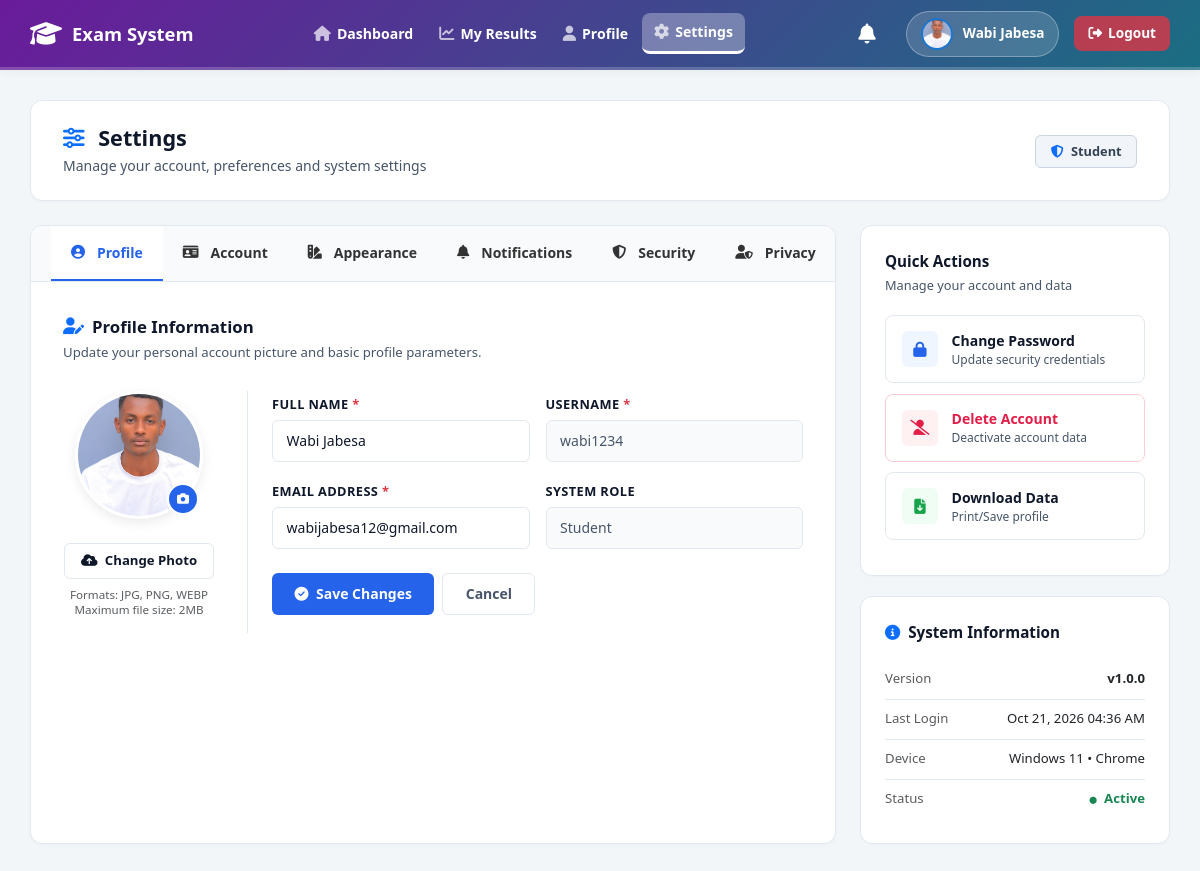
The app's page /shared/settings.php (signed in) with its own data.
### tables this page shows
CREATE TABLE `users` (
  `user_id` int(11) NOT NULL,
  `name` varchar(100) NOT NULL,
  `email` varchar(100) NOT NULL,
  `username` varchar(50) NOT NULL,
  `password` varchar(255) NOT NULL,
  `role` varchar(20) NOT NULL,
  `status` varchar(10) DEFAULT 'Active',
  `created_at` datetime DEFAULT current_timestamp(),
  `profile_image` varchar(255) DEFAULT NULL
);

### shared/settings.php (the view, shortened to what this page needs)
<?php
require_once ROOT_PATH . '/db_connect.php';
include ROOT_PATH . '/includes/header.php';
$user_id = $_SESSION['user_id'];
$role = $_SESSION['role'];
$user_data = $conn->query("SELECT * FROM users WHERE user_id = $user_id")->fetch_assoc();
$current_image = $user_data['profile_image'];
$image_path = !empty($current_image) ? "../assets/uploads/" . $current_image : null;
?>
<div class="main-content ep-settings-container">
    <div class="ep-header-banner d-flex flex-column flex-sm-row justify-content-between align-items-sm-center gap-3">
        <div>
            <h4 class="ep-header-title"><i class="fas fa-sliders-h text-primary me-2"></i> Settings</h4>
            <div class="ep-header-sub">Manage your account, preferences and system settings</div>
        </div>
        <div>
            <span class="ep-role-pill">
                <i class="fas fa-shield-alt me-1 text-primary"></i> <?php echo ucfirst($role); ?>
            </span>
        </div>
    </div>
    <div class="ep-grid-layout">
        <div class="ep-main-panel">
            <div class="ep-tabs-bar">
                <a onclick="switchSettingsTab('profile', this)" class="active"><i class="fas fa-user-circle me-1"></i> Profile</a>
                <a onclick="switchSettingsTab('account', this)"><i class="fas fa-id-card me-1"></i> Account</a>
                <a onclick="switchSettingsTab('appearance', this)"><i class="fas fa-swatchbook me-1"></i> Appearance</a>
                <a onclick="switchSettingsTab('notifications', this)"><i class="fas fa-bell me-1"></i> Notifications</a>
                <a onclick="switchSettingsTab('security', this)"><i class="fas fa-shield-alt me-1"></i> Security</a>
                <a onclick="switchSettingsTab('privacy', this)"><i class="fas fa-user-shield me-1"></i> Privacy</a>
            </div>
            <div id="tab-profile" class="settings-tab-content">
                <div class="ep-section-body">
                    <div class="ep-section-heading"><i class="fas fa-user-edit text-primary"></i> Profile Information</div>
                    <div class="ep-section-sub">Update your personal account picture and basic profile parameters.</div>
                    <form method="POST" action="" enctype="multipart/form-data">
                        <div class="row g-0">
                            <div class="col-md-4 col-lg-3 ep-avatar-wrapper">
                                <div class="ep-avatar-box">
                                    <?php if ($image_path): ?>
                                        <img src="<?php echo $image_path; ?>" class="avatar-img-large" id="avatarPreview" alt="Profile">
                                    <?php else: ?>
                                        <div class="avatar-img-large" id="avatarPreview"><?php echo strtoupper(substr($user_data['name'], 0, 1)); ?></div>
                                    <?php endif; ?>
                                    <label for="fileUpload" class="ep-camera-badge"><i class="fas fa-camera" style="font-size: 0.75rem;"></i></label>
                                </div>
                                <label for="fileUpload" class="btn-change-photo mt-2 mb-2"><i class="fas fa-cloud-upload-alt me-1"></i> Change Photo</label>
                                <p class="text-muted text-center" style="font-size: 0.725rem; line-height: 1.3;">Formats: JPG, PNG, WEBP<br>Maximum file size: 2MB</p>
                            </div>
                            <div class="col-md-8 col-lg-9 ps-md-4">
                                <div class="row g-3">
                                    <div class="col-md-6">
                                        <label class="ep-field-label">Full Name <span class="text-danger">*</span></label>
                                        <input type="text" name="name" class="form-control ep-control" value="<?php echo htmlspecialchars($user_data['name']); ?>" required>
                                    </div>
                                    <div class="col-md-6">
                                        <label class="ep-field-label">Username <span class="text-danger">*</span></label>
                                        <input type="text" class="form-control ep-control" value="<?php echo htmlspecialchars($user_data['username']); ?>" disabled>
                                    </div>
                                    <div class="col-md-6">
                                        <label class="ep-field-label">Email Address <span class="text-danger">*</span></label>
                                        <input type="email" name="email" class="form-control ep-control" value="<?php echo htmlspecialchars($user_data['email']); ?>" required>
                                    </div>
                                    <div class="col-md-6">
                                        <label class="ep-field-label">System Role</label>
                                        <input type="text" class="form-control ep-control" value="<?php echo ucfirst($user_data['role']); ?>" disabled>
                                    </div>
                                    <div class="col-12 mt-4">
                                        <div class="d-flex gap-2">
                                            <button type="submit" name="update_profile" class="btn btn-ep-primary"><i class="fas fa-check-circle me-1"></i> Save Changes</button>
                                            <button type="reset" class="btn btn-ep-secondary">Cancel</button>
                                        </div>
                                    </div>
                                </div>
                            </div>
                        </div>
                    </form>
                </div>
            </div>
        </div>
        <div class="ep-sidebar">
            <div class="ep-sidebar-card">
                <div class="ep-sidebar-heading">Quick Actions</div>
                <div class="ep-sidebar-desc">Manage your account and data</div>
                <button class="ep-action-tile" data-bs-toggle="modal" data-bs-target="#passwordModal">
                    <div class="ep-tile-icon" style="background: #eff6ff; color: #2563eb;"><i class="fas fa-lock"></i></div>
                    <div>
                        <div style="font-size: 0.875rem; font-weight: 600;">Change Password</div>
                        <div style="font-size: 0.75rem; color: var(--ep-text-sub);">Update security credentials</div>
                    </div>
                </button>
                <button class="ep-action-tile" onclick="alert('Account deletion is disabled for demo purposes.')" style="border-color: #fecdd3;">
                    <div class="ep-tile-icon" style="background: #fff1f2; color: #e11d48;"><i class="fas fa-user-slash"></i></div>
                    <div>
                        <div style="font-size: 0.875rem; font-weight: 600; color: #e11d48;">Delete Account</div>
                        <div style="font-size: 0.75rem; color: var(--ep-text-sub);">Deactivate account data</div>
                    </div>
                </button>
                <button class="ep-action-tile" onclick="window.print()">
                    <div class="ep-tile-icon" style="background: #f0fdf4; color: #16a34a;"><i class="fas fa-file-download"></i></div>
                    <div>
                        <div style="font-size: 0.875rem; font-weight: 600;">Download Data</div>
                        <div style="font-size: 0.75rem; color: var(--ep-text-sub);">Print/Save profile</div>
                    </div>
                </button>
            </div>
            <div class="ep-sidebar-card">
                <div class="ep-sidebar-heading mb-3 d-flex align-items-center gap-2"><i class="fas fa-info-circle text-primary"></i> System Information</div>
                <div class="ep-sys-row"><span class="text-muted">Version</span><span class="fw-semibold text-dark">v1.0.0</span></div>
                <div class="ep-sys-row"><span class="text-muted">Last Login</span><span class="text-dark"><?php echo date('M d, Y h:i A'); ?></span></div>
                <div class="ep-sys-row"><span class="text-muted">Device</span><span class="text-dark">Windows 11 • Chrome</span></div>
                <div class="ep-sys-row"><span class="text-muted">Status</span><span class="text-success fw-semibold"><i class="fas fa-circle me-1" style="font-size: 0.45rem;"></i> Active</span></div>
            </div>
        </div>
    </div>
</div>
<?php include ROOT_PATH . '/includes/footer.php'; ?>

### includes/header.php (shortened to what this page needs)
<?php
$header_img = null;
if (isset($conn) && isset($_SESSION['user_id'])) {
    $header_uid = $_SESSION['user_id'];
    $header_img_q = $conn->query("SELECT profile_image FROM users WHERE user_id = $header_uid");
    $header_img = ($header_img_q && $header_img_q->num_rows > 0) ? $header_img_q->fetch_assoc()['profile_image'] : null;
}
$base_path = (strpos($_SERVER['PHP_SELF'], '/admin/') !== false ||
              strpos($_SERVER['PHP_SELF'], '/teacher/') !== false ||
              strpos($_SERVER['PHP_SELF'], '/student/') !== false ||
              strpos($_SERVER['PHP_SELF'], '/shared/') !== false) ? "../" : "";
?>
<!DOCTYPE html>
<html lang="en">
<head>
    <link href="https://cdn.jsdelivr.net/npm/bootstrap@5.3.0/dist/css/bootstrap.min.css" rel="stylesheet">
    <link rel="stylesheet" href="https://cdnjs.cloudflare.com/ajax/libs/font-awesome/6.4.0/css/all.min.css">
</head>
<body>
<div class="top-navbar">
    <a href="<?php echo $base_path; ?>index.php" class="nav-brand">
        <i class="fas fa-graduation-cap"></i> Exam System
    </a>
    <div class="nav-menu">
        <?php include ROOT_PATH . '/includes/sidebar.php'; ?>
    </div>
    <div class="user-menu">
        <div class="nav-dropdown" style="margin-right: 10px;">
            <a href="#" class="dropdown-toggle bell-icon" data-bs-toggle="dropdown" aria-expanded="false" style="text-decoration: none; color: #555; position: relative; padding: 5px;">
                <i class="fas fa-bell fa-lg"></i>
            </a>
        </div>
        <div class="user-badge">
            <?php if (!empty($header_img)): ?>
                <img src="<?php echo $base_path; ?>assets/uploads/<?php echo htmlspecialchars($header_img); ?>" alt="Profile">
            <?php else: ?>
                <i class="fas fa-user-circle"></i>
            <?php endif; ?>
            <span><?php echo htmlspecialchars($_SESSION['name']); ?></span>
        </div>
        <a href="<?php echo $base_path; ?>logout.php" class="logout-btn">
            <i class="fas fa-sign-out-alt"></i> Logout
        </a>
    </div>
</div>

### records on screen
users: profile_image (picture), name "Wabi Jabesa", username "wabi1234", email "wabijabesa12@gmail.com", role "Student"

### other values on screen
$_SESSION['name'] "Wabi Jabesa"
$role "Student"
